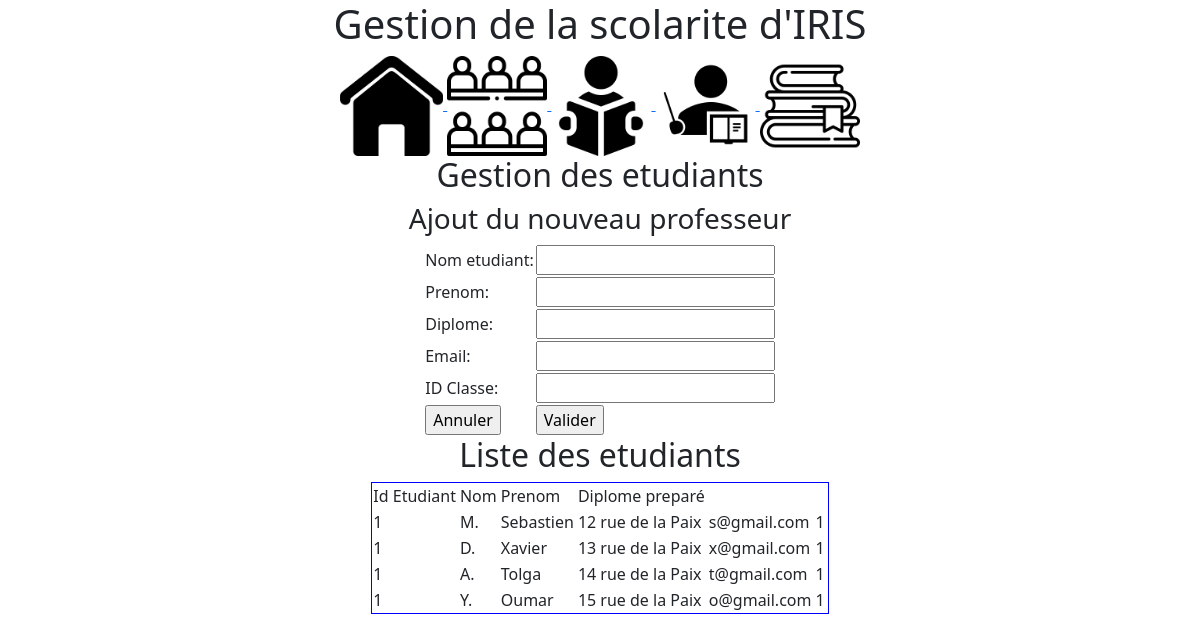
The app's page /index.php?page=2 with its own data.
### tables this page shows
create table etudiant(
    idetudiant int(3) not null auto_increment,
    nom varchar(50),
    prenom varchar(50),
    adresse varchar(50),
    email varchar(50),
    idclasse int(3) not null,
    primary key (idetudiant),
    foreign key (idclasse) references classe(idclasse)
);

### controleur/config_bdd.php (called while the page is built)
<?php
    $serveur = "localhost:8889";
    $bdd = "mon_iris_2023";
    $user = "root";
    $mdp = "root";
?>

### controleur/controleur.class.php (called while the page is built, shortened)
<?php
    require_once ("modele/modele.class.php");
    class Controleur
    {
        private $unModele ;
        public function __construct ($serveur, $bdd, $user, $mdp){
            $this->unModele = new Modele($serveur, $bdd, $user, $mdp);
        }
        public function selectAllStudents(){
            $Students = $this->unModele->selectAllStudents();
            return $Students;
        }
    }
?>

### modele/modele.class.php (called while the page is built, shortened)
<?php
    class Modele
    {
        private $unPDO;
        public function __construct ($serveur, $bdd, $user, $mdp){
            $this->unPDO = null;
            try{
                $this->unPDO = new PDO("mysql:host=".$serveur.";dbname=".$bdd,$user,$mdp);
            }
            catch(PDOException $exp){
                echo "Impossible de se connecter au serveur";
                echo $exp->getMessage();
            }
        }
        public function selectAllStudents(){
            if ($this->unPDO != null){
                $requete = "select * from etudiant;";
                $select = $this->unPDO-> prepare($requete);
                $select -> execute();
                $Students = $select->fetchAll();
                return $Students;
            } else {
                return null;
            }
        }
    }
?>

### vue/vue_student.php (the view, shortened to what this page needs)
<h2>Liste des etudiants</h2>
<table border = '1' bordercolor='blue'>
    <tr>
        <td>Id Etudiant<td/>
        <td>Nom<td/>
        <td>Prenom<td/>
        <td>Diplome preparé<td/>
<?php
    foreach ($Students as $Student){
        echo "<tr>";
        echo "<td>".$Student['idclasse']."<td/>";
        echo "<td>".$Student['nom']."<td/>";
        echo "<td>".$Student['prenom']."<td/>";
        echo "<td>".$Student['adresse']."<td/>";
        echo "<td>".$Student['email']."<td/>";
        echo "<td>".$Student['idclasse']."<td/>";
    }
?>
</table>

### index.php (shortened to what this page needs)
<?php
    require_once("controleur/controleur.class.php");
    require_once("controleur/config_bdd.php");
    $unControleur = new Controleur($serveur, $bdd, $user, $mdp);
?>
<!DOCTYPE html>
<html lang="en">
<head>
    <link href="https://cdn.jsdelivr.net/npm/bootstrap@5.2.1/dist/css/bootstrap.min.css" rel="stylesheet">
</head>
<body>
    <center>
        <h1>Gestion de la scolarite d'IRIS</h1>
        <a href="index.php?page=0">
            <img src="images/home.png" height="100" alt="">
        </a>
        <a href="index.php?page=1">
            <img src="images/class.png" height="100" alt="">
        </a>
        <a href="index.php?page=2">
            <img src="images/student.png" height="100" alt="">
        </a>
        <a href="index.php?page=3">
            <img src="images/teacher.png" height="100" alt="">
        </a>
        <a href="index.php?page=4">
            <img src="images/books.png" height="100" alt="">
        </a>
        <?php
            if (isset($_GET['page'])){
                $page = $_GET['page'];
            }else{
                $page = 0;
            }
            switch ($page){
                case 2 : require_once("student.php");break;
            }
        ?>
    </center>
</body>
</html>

### student.php
<h2>Gestion des etudiants</h2>
<?php
    require_once ("vue/vue_insert_student.php");
    $Students=$unControleur->selectAllStudents();
    require_once ("vue/vue_student.php");
?>

### vue/vue_insert_student.php
<h3>Ajout du nouveau professeur</h3>
<form action="" method="post">
    <table>
        <tr>
            <td>Nom etudiant:</td>
            <td><input type="text" name="nom"></td>
        </tr>
        <tr>
            <td>Prenom:</td>
            <td><input type="text" name="prenom"></td>
        </tr>
        <tr>
            <td>Diplome:</td>
            <td><input type="text" name="adresse"></td>
        </tr>
        <tr>
            <td>Email:</td>
            <td><input type="text" name="email"></td>
        </tr>
        <tr>
            <td>ID Classe:</td>
            <td><input type="text" name="idclasse" required></td>
        </tr>
        <tr>
            <td><input type="reset" name="Annuler" value="Annuler"></td>
            <td><input type="submit" name="Valider" value="Valider"></td>
        </tr>
    </table>
</form>

### records on screen
etudiant: idclasse "1", nom "M.", prenom "Sebastien", adresse "12 rue de la Paix", email "s@gmail.com"
etudiant: idclasse "1", nom "D.", prenom "Xavier", adresse "13 rue de la Paix", email "x@gmail.com"
etudiant: idclasse "1", nom "A.", prenom "Tolga", adresse "14 rue de la Paix", email "t@gmail.com"
etudiant: idclasse "1", nom "Y.", prenom "Oumar", adresse "15 rue de la Paix", email "o@gmail.com"
